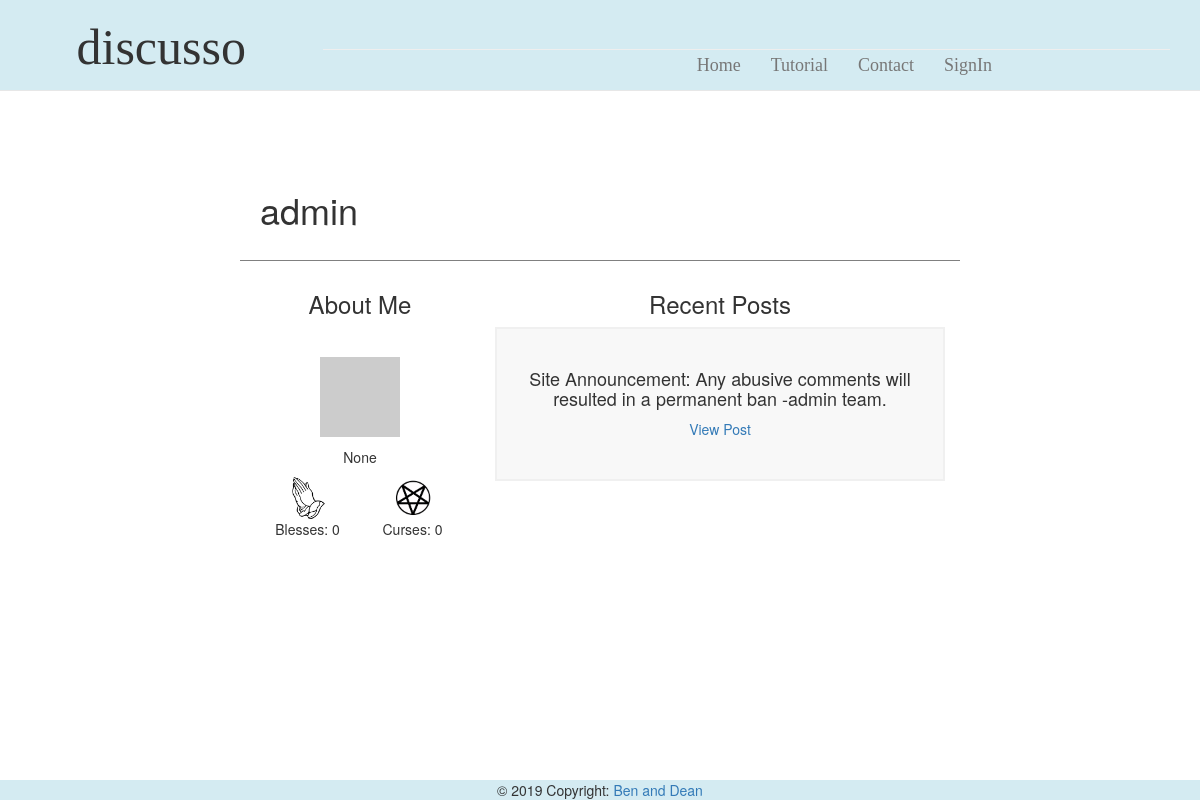
/profile/5, run on the app's committed database.
### app/models.py (models this page shows, shortened)
class User(UserMixin, db.Model):
    id = db.Column(db.Integer, primary_key=True)
    username = db.Column(db.String(64), index=True, unique=True)
    bio = db.Column(db.String(248))
    passwd_hash = db.Column(db.String(128))
    email = db.Column(db.String(120), index=True, unique=True)
    admin = db.Column(db.Boolean)
    blesses = db.Column(db.Integer, default=0)
    curses = db.Column(db.Integer, default=0)
    def avatar(self, size):
        digest = md5(self.email.lower().encode('utf-8')).hexdigest()
        return 'https://www.gravatar.com/avatar/{}?d=identicon&s={}'.format(
            digest, size)
    posts = db.relationship('Post', backref='author', lazy='dynamic')
    replies = db.relationship('Reply', backref='author', lazy='dynamic')

class Post(db.Model):
    id = db.Column(db.Integer, primary_key=True)
    title = db.Column(db.String(64))
    desc = db.Column(db.String(248))
    blesses = db.Column(db.Integer, default=0)
    curses = db.Column(db.Integer, default=0)
    timestamp = db.Column(db.DateTime, index=True, default=datetime.utcnow)
    user_id = db.Column(db.Integer, db.ForeignKey('user.id'))
    p_replies = db.relationship('Reply', backref='ogPost', lazy='dynamic')
    user_votes = db.relationship('Post_BC', backref='post', lazy='dynamic')

### app/routes.py (the view)
@app.route('/profile/<userid>')
def profile(userid):
    allPost= Post.query.all()
    myUser = User.query.get(userid)
    if myUser == None:
        return redirect(url_for('homepage'))
    return render_template('profile.html', title='Profile', user=myUser, post=allPost)

### app/templates/profile.html (shortened to what this page needs)
{% extends "topbar.html" %}
{% block content %}
<div class="container-fluid">
  <div class="leftSide col-lg-2">
  </div>
  <div class="mainArea col-lg-8">
    <div class="container-fluid">
      <div class="special">
        <h1> {{user.username}}</h1>
      </div>
      <div class="profileLeft col-lg-4">
        <h3>About Me</h3>
        <br>
        <div class="imgBox">
          <img src="{{ user.avatar(128) }}">
        </div>
        <p> {{user.bio}}</p>
        <div class="col-lg-6">
            <a class="button1" href= {{url_for('applyBCtoUser', user_id=user.id, option='bless')}}>
                <img src="{{url_for('static', filename='prayingHands.jpg') }}"  style="width:42px;height:42px;border:0">
            </a>
            <p>Blesses: {{user.blesses}}</p>
        </div>
        <div class="col-lg-6">
            <a class="button2"href= {{url_for('applyBCtoUser', user_id=user.id, option='curse')}}>
                <img src="{{url_for('static', filename='pentagram.jpg') }}"  style="width:42px;height:42px;border:0">
            </a>
            <p>Curses: {{user.curses}}</p>
        </div>
      </div>
      <div class="profileRight col-lg-8">
        <h3>Recent Posts</h3>
        {% for p in post %}
        {%if p.user_id == user.id %}
        <div class = "sampleTopic">
        <h4> {{ p.title }}</h4>
        <p><a href="{{ url_for('topic',postid = '') }}{{p.id}}"> View Post </a> </p>
      </div>
        <br><br>
        {% endif %}
        {% endfor %}
      </div>
    </div>
  </div>
  <div class="leftSide col-lg-2">
  </div>
</div>
{% endblock %}

### app/static/stylesheet.css (style rules this page uses)
@media (min-width: 900px) { body { padding-top: 150px; } }
.special { padding: 20px; border-bottom: 1px solid grey; margin-bottom: 10px; }
.profileLeft { text-align: center; }
.profileRight { text-align: center; }
.imgBox { padding: 10px; text-align: center; }
.sampleTopic { padding: 30px; text-align: center; background-color: #F8F8F8; border: 2px solid #F0F0F0; }

### data on the page
User: username "admin", bio "None", blesses "0", curses "0"
Post: title "Site Announcement: Any abusive comments will resulted in a permanent ban -admin team."
